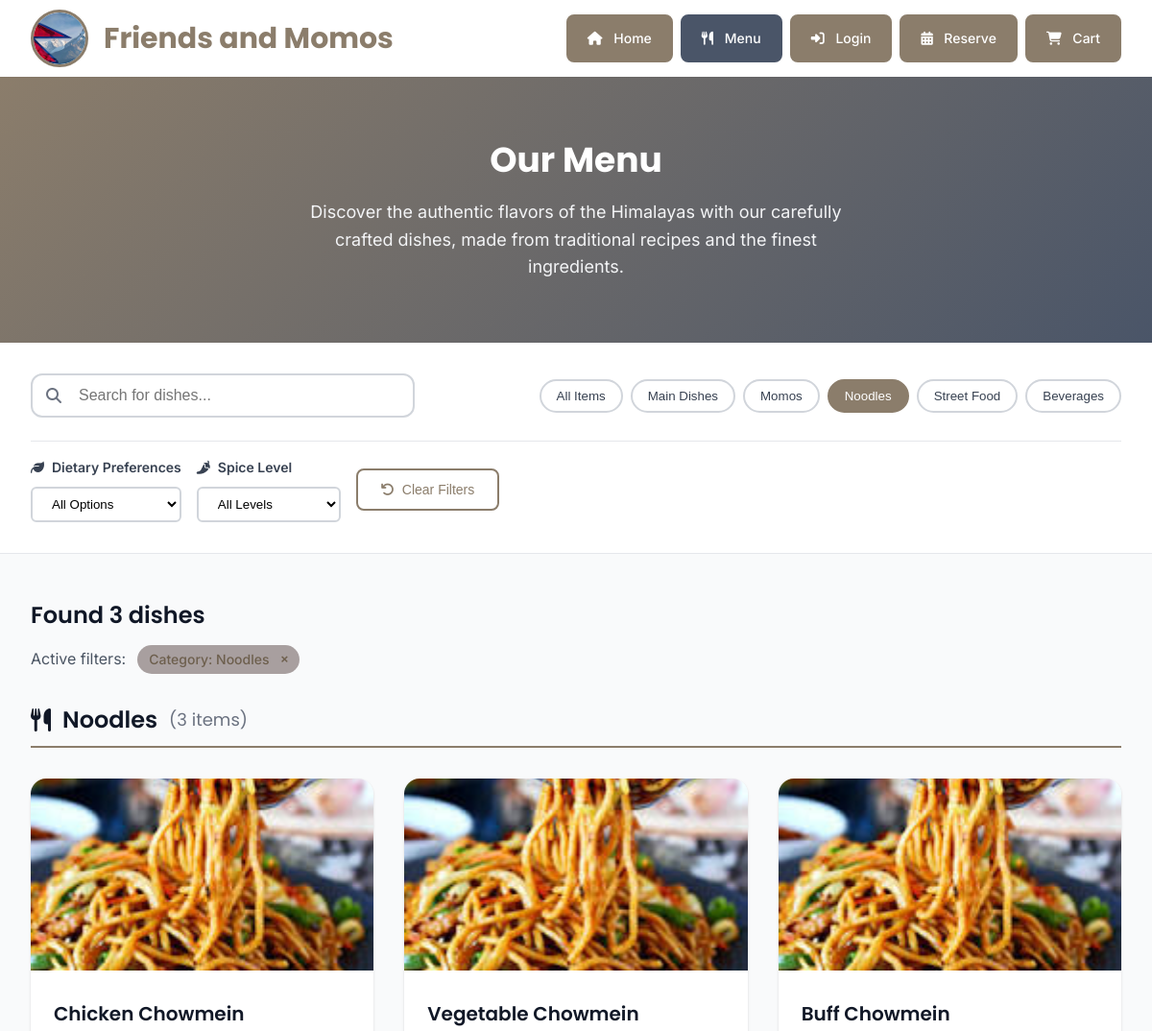
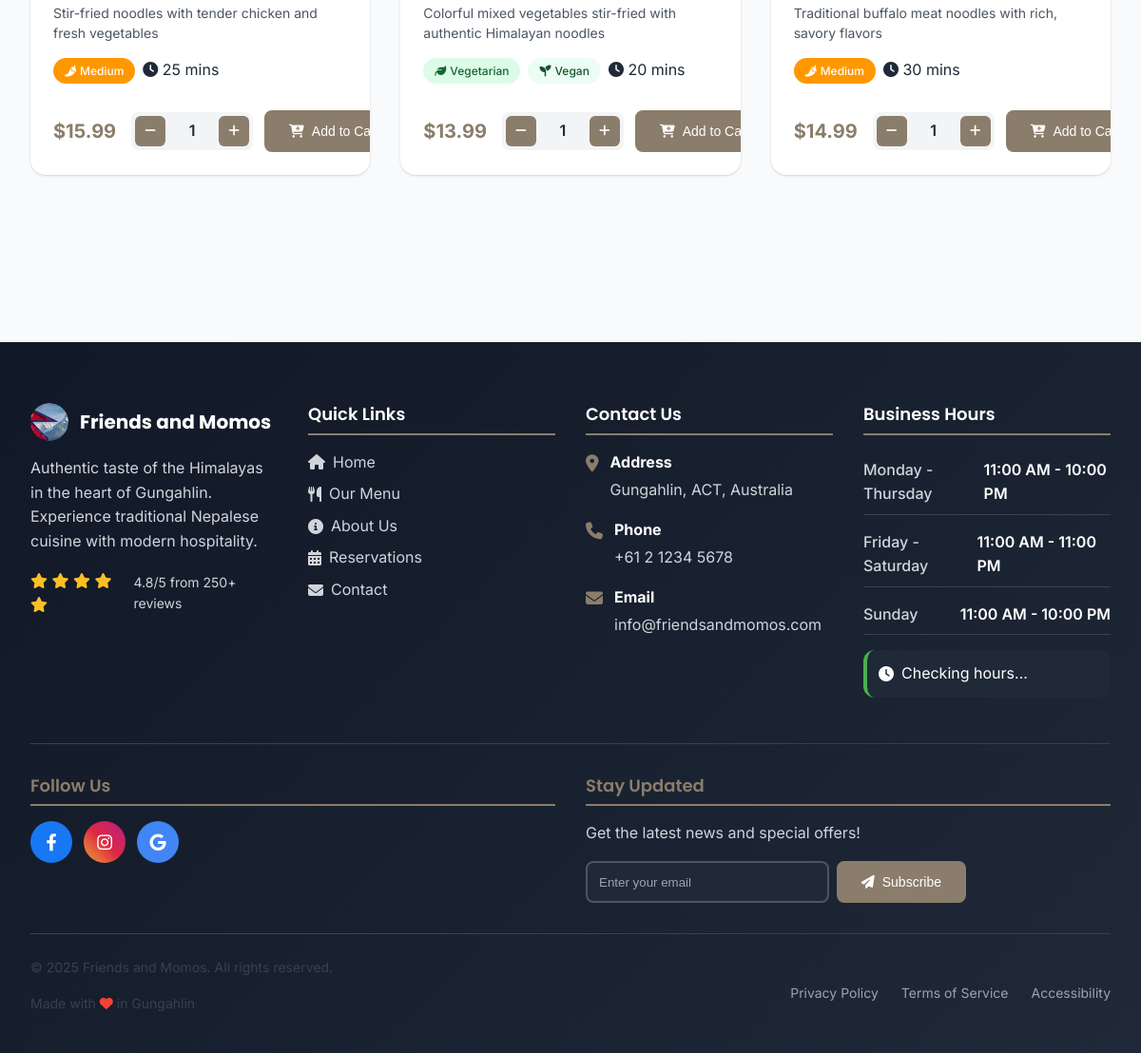
The app's page /views/public/menu.php?category=3 with its own data (2 pictures, top to bottom).
### tables this page shows
CREATE TABLE `categories` (
  `id` int(11) NOT NULL AUTO_INCREMENT,
  `name` varchar(100) NOT NULL,
  `description` text DEFAULT NULL,
  `image` varchar(255) DEFAULT NULL,
  `sort_order` int(11) DEFAULT 0,
  `display_order` int(11) DEFAULT 0,
  `is_active` tinyint(1) DEFAULT 1,
  `created_at` timestamp DEFAULT CURRENT_TIMESTAMP,
  `updated_at` timestamp DEFAULT CURRENT_TIMESTAMP ON UPDATE CURRENT_TIMESTAMP,
  PRIMARY KEY (`id`),
  KEY `idx_sort_order` (`sort_order`),
  KEY `idx_display_order` (`display_order`),
  KEY `idx_active` (`is_active`)
);

CREATE TABLE `menu_items` (
  `id` int(11) NOT NULL AUTO_INCREMENT,
  `category_id` int(11) NOT NULL,
  `name` varchar(100) NOT NULL,
  `description` text DEFAULT NULL,
  `price` decimal(10,2) NOT NULL,
  `image` varchar(255) DEFAULT NULL,
  `image_url` varchar(255) DEFAULT NULL,
  `is_available` tinyint(1) DEFAULT 1,
  `is_featured` tinyint(1) DEFAULT 0,
  `preparation_time` int(11) DEFAULT 15,
  `prep_time` int(11) DEFAULT 15,
  `calories` int(11) DEFAULT NULL,
  `spice_level` enum('mild','medium','spicy','very_spicy') DEFAULT 'mild',
  `is_vegetarian` tinyint(1) DEFAULT 0,
  `is_vegan` tinyint(1) DEFAULT 0,
  `is_gluten_free` tinyint(1) DEFAULT 0,
  `ingredients` text DEFAULT NULL,
  `allergens` text DEFAULT NULL,
  `sort_order` int(11) DEFAULT 0,
  `display_order` int(11) DEFAULT 0,
  `created_at` timestamp DEFAULT CURRENT_TIMESTAMP,
  `updated_at` timestamp DEFAULT CURRENT_TIMESTAMP ON UPDATE CURRENT_TIMESTAMP,
  PRIMARY KEY (`id`),
  KEY `idx_category_id` (`category_id`),
  KEY `idx_available` (`is_available`),
  KEY `idx_featured` (`is_featured`),
  KEY `idx_sort_order` (`sort_order`),
  KEY `idx_display_order` (`display_order`),
  CONSTRAINT `fk_menu_items_category` FOREIGN KEY (`category_id`) REFERENCES `categories` (`id`) ON DELETE CASCADE
);

### views/public/menu.php (the view, shortened to what the rows shown need)
<?php
require_once dirname(__DIR__, 2) . '/models/MenuItem.php';
require_once dirname(__DIR__, 2) . '/models/Category.php';
$menuItemModel = new MenuItem();
$categoryModel = new Category();
$selectedCategory = $_GET['category'] ?? null;
$searchQuery = $_GET['search'] ?? '';
$dietaryFilter = $_GET['dietary'] ?? '';
$spiceLevel = $_GET['spice'] ?? '';
$categories = $categoryModel->getActiveCategories();
function getItemImage($itemName) {
    $imageMappings = [
        'momo' => 'momo.png',
        'momos' => 'momo.png',
        'chicken momo' => 'momo.png',
        'pork momo' => 'momo.png',
        'veg momo' => 'momo.png',
        'chowmein' => 'chowmin.png',
        'chow mein' => 'chowmin.png',
        'chicken chowmein' => 'chowmin.png',
        'pork chowmein' => 'chowmin.png',
        'laphing' => 'laphing.png',
        'pani puri' => 'panipuri.png',
        'panipuri' => 'panipuri.png',
        'aloo nimkin' => 'allonimkin.png',
        'aloonimkin' => 'allonimkin.png',
    ];
    $itemNameLower = strtolower($itemName);
    if (isset($imageMappings[$itemNameLower])) {
        return $imageMappings[$itemNameLower];
    }
    foreach ($imageMappings as $key => $image) {
        if (strpos($itemNameLower, $key) !== false) {
            return $image;
        }
    }
    return 'food.png';
}
if ($searchQuery || $selectedCategory || $dietaryFilter || $spiceLevel) {
    $dietaryFilters = [];
    $menuItems = $menuItemModel->searchItems($searchQuery, $selectedCategory, $dietaryFilters);
} else {
    $menuItems = $menuItemModel->getAvailableItems();
}
$itemsByCategory = [];
foreach ($menuItems as $item) {
    $categoryName = $item['category_name'];
    if (!isset($itemsByCategory[$categoryName])) {
        $itemsByCategory[$categoryName] = [];
    }
    $itemsByCategory[$categoryName][] = $item;
}
include_once dirname(__DIR__, 2) . '/includes/header.php';
?>
<section class="menu-hero">
    <div class="container">
        <div class="menu-hero-content">
            <h1 class="page-title">Our Menu</h1>
        </div>
    </div>
</section>
<section class="menu-filters">
    <div class="container">
        <div class="filter-container">
            <div class="filter-row">
                <div class="quick-filters">
                    <button type="button" class="filter-btn <?= $selectedCategory === null ? 'active' : '' ?>" data-category="">
                        All Items
                    </button>
                    <?php foreach ($categories as $category): ?>
                        <button type="button"
                                class="filter-btn <?= $selectedCategory == $category['id'] ? 'active' : '' ?>"
                                data-category="<?= $category['id'] ?>">
                            <?= htmlspecialchars($category['name']) ?>
                        </button>
                    <?php endforeach; ?>
                </div>
            </div>
        </div>
    </div>
</section>
<section class="menu-content">
    <div class="container">
        <?php if (empty($menuItems)): ?>
            <div class="no-results">
                <div class="no-results-icon">
                    <i class="fas fa-search"></i>
                </div>
                <h3>No dishes found</h3>
                <p>We couldn't find any dishes matching your search criteria. Please try different filters or search terms.</p>
                <button type="button" id="reset-search" class="btn btn-primary">
                    <i class="fas fa-undo"></i>
                    Reset Search
                </button>
            </div>
        <?php else: ?>
            <div class="results-summary">
                <h2>Found <?= count($menuItems) ?> dishes</h2>
                <?php if ($searchQuery || $selectedCategory || $dietaryFilter || $spiceLevel): ?>
                    <div class="active-filters">
                        <span>Active filters:</span>
                        <?php if ($selectedCategory): ?>
                            <?php
                            $categoryName = '';
                            foreach ($categories as $cat) {
                                if ($cat['id'] == $selectedCategory) {
                                    $categoryName = $cat['name'];
                                    break;
                                }
                            }
                            ?>
                            <span class="filter-tag">
                                Category: <?= htmlspecialchars($categoryName) ?>
                                <button type="button" class="remove-filter" data-filter="category">×</button>
                            </span>
                        <?php endif; ?>
                    </div>
                <?php endif; ?>
            </div>
            <?php foreach ($itemsByCategory as $categoryName => $items): ?>
                <div class="menu-category-section">
                    <h3 class="category-title">
                        <i class="fas fa-utensils"></i>
                        <?= htmlspecialchars($categoryName) ?>
                        <span class="item-count">(<?= count($items) ?> items)</span>
                    </h3>
                    <div class="menu-grid">
                        <?php foreach ($items as $item): ?>
                            <div class="menu-item" data-item-id="<?= $item['id'] ?>" data-quantity="1">
                                <div class="menu-item-image-container">
                                    <?php if (!empty($item['image_url'])): ?>
                                        <img src="<?= ASSETS_URL ?>/<?= htmlspecialchars($item['image_url']) ?>"
                                             alt="<?= htmlspecialchars($item['name']) ?>"
                                             class="menu-item-image"
                                             onerror="this.src='<?= ASSETS_URL ?>/images/<?= getItemImage($item['name']) ?>'">
                                    <?php endif; ?>
                                </div>
                                <div class="menu-item-content">
                                    <h4 class="menu-item-title"><?= htmlspecialchars($item['name']) ?></h4>
                                    <p class="menu-item-description">
                                        <?= htmlspecialchars($item['description']) ?>
                                    </p>
                                    <div class="menu-item-meta">
                                        <div class="badges">
                                            <?php if ($item['is_vegetarian']): ?>
                                                <span class="menu-badge vegetarian">
                                                    <i class="fas fa-leaf"></i> Vegetarian
                                                </span>
                                            <?php endif; ?>
                                            <?php if ($item['is_vegan']): ?>
                                                <span class="menu-badge vegan">
                                                    <i class="fas fa-seedling"></i> Vegan
                                                </span>
                                            <?php endif; ?>
                                            <?php if ($item['spice_level'] !== 'mild'): ?>
                                                <span class="menu-badge spicy spice-<?= $item['spice_level'] ?>">
                                                    <?php
                                                    $spiceIcons = [
                                                        'mild' => '<i class="fas fa-pepper-hot"></i>',
                                                        'medium' => '<i class="fas fa-pepper-hot"></i><i class="fas fa-pepper-hot"></i>',
                                                        'hot' => '<i class="fas fa-pepper-hot"></i><i class="fas fa-pepper-hot"></i><i class="fas fa-pepper-hot"></i>',
                                                        'extra-hot' => '<i class="fas fa-fire"></i><i class="fas fa-fire"></i>'
                                                    ];
                                                    echo $spiceIcons[$item['spice_level']] ?? '<i class="fas fa-pepper-hot"></i>';
                                                    ?>
                                                    <?= ucfirst($item['spice_level']) ?>
                                                </span>
                                            <?php endif; ?>
                                        </div>
                                        <?php if ($item['preparation_time']): ?>
                                            <div class="prep-time">
                                                <i class="fas fa-clock"></i>
                                                <?= $item['preparation_time'] ?> mins
                                            </div>
                                        <?php endif; ?>
                                    </div>
                                    <div class="menu-item-footer">
                                        <div class="price-section">
                                            <?php if ($item['discount_percentage'] > 0): ?>
                                                <span class="original-price"><?= formatCurrency($item['price']) ?></span>
                                                <span class="menu-item-price"><?= formatCurrency($item['discounted_price']) ?></span>
                                            <?php else: ?>
                                                <span class="menu-item-price"><?= formatCurrency($item['price']) ?></span>
                                            <?php endif; ?>
                                        </div>
                                        <div class="item-actions">
                                            <div class="quantity-controls">
                                                <button type="button" class="quantity-btn" data-action="decrease">
                                                    <i class="fas fa-minus"></i>
                                                </button>
                                                <span class="quantity-display">1</span>
                                                <button type="button" class="quantity-btn" data-action="increase">
                                                    <i class="fas fa-plus"></i>
                                                </button>
                                            </div>
                                            <button type="button" class="btn btn-primary add-to-cart-btn">
                                                <i class="fas fa-cart-plus"></i>
                                                Add to Cart
                                            </button>
                                        </div>
                                    </div>
                                </div>
                            </div>
                        <?php endforeach; ?>
                    </div>
                </div>
            <?php endforeach; ?>
        <?php endif; ?>
    </div>
</section>
<?php include_once dirname(__DIR__, 2) . '/includes/footer.php'; ?>

### records on screen
categories: name "Main Dishes"
categories: name "Momos"
categories: name "Noodles", count($items) "3"
categories: name "Street Food"
categories: name "Beverages"
menu_items: name "Chicken Chowmein", description "Stir-fried noodles with tender chicken and fresh vegetables", spice_level "Medium", prep_time "25", price "$15.99"
menu_items: name "Vegetable Chowmein", description "Colorful mixed vegetables stir-fried with authentic Himalayan noodles", is_vegetarian 1 (drawn), is_vegan 1 (drawn), prep_time "20", price "$13.99"
menu_items: name "Buff Chowmein", description "Traditional buffalo meat noodles with rich, savory flavors", spice_level "Medium", prep_time "30", price "$14.99"

### other values on screen
count($menuItems) "3"
RESTAURANT_ADDRESS "Gungahlin, ACT, Australia"
RESTAURANT_PHONE "+61 2 1234 5678"
RESTAURANT_EMAIL "info@friendsandmomos.com"
